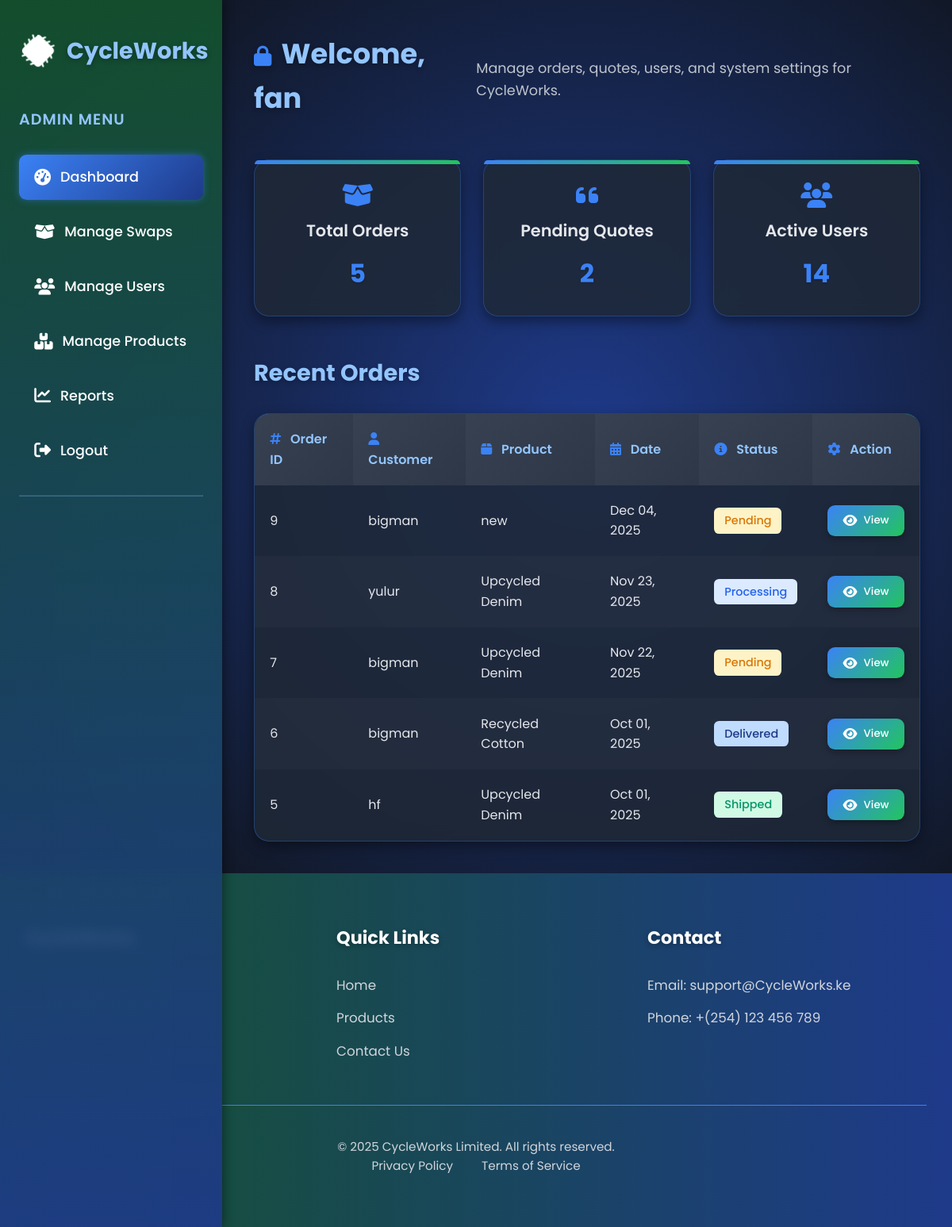
/admin-dashboard/ (signed in), run on the app's committed database.
### landingpage/models.py (models this page shows, shortened)
class Order(models.Model):
    user = models.ForeignKey(User, on_delete=models.CASCADE)
    product_name = models.CharField(max_length=100, null=True, blank=True)
    quantity = models.PositiveIntegerField()
    status = models.CharField(max_length=20, choices=[
        ('pending', 'Pending'),
        ('processing', 'Processing'),
        ('shipped', 'Shipped'),
        ('delivered', 'Delivered')
    ], default='pending')
    created_at = models.DateTimeField(auto_now_add=True)
    delivery_address = models.TextField()
    notes = models.TextField(blank=True, null=True)

### landingpage/views.py (the view)
# urls.py: path('admin-dashboard/', views.admin_dashboard, name='admin_dashboard'),
@login_required
@user_passes_test(lambda u: u.is_superuser, login_url='admin_login')
@login_required
def admin_dashboard(request):
    if not request.user.is_staff:
        messages.error(request, 'You do not have permission to access the admin dashboard.')
        return redirect('home')
    total_orders = Order.objects.count()
    pending_quotes = Order.objects.filter(status='pending').count() if Order else 0
    active_users = User.objects.filter(is_active=True).count()
    recent_orders = Order.objects.order_by('-created_at')[:5]  # Latest 5 orders
    context = {
        'total_orders': total_orders,
        'pending_quotes': pending_quotes,
        'active_users': active_users,
        'recent_orders': recent_orders,
    }
    return render(request, 'admin_dashboard.html', context)

### landingpage/templates/admin_dashboard.html (shortened to what this page needs)
{% load static %}
<!DOCTYPE html>
<html lang="en">
<head>
  <link rel="stylesheet" href="https://cdnjs.cloudflare.com/ajax/libs/font-awesome/6.5.1/css/all.min.css" />
</head>
<body>
  <div class="sidebar" id="sidebar">
    <div class="sidebar-header">
      <img src="{% static 'icons/sew.png' %}" alt="Tidy Pack Logo" />
      <span>CycleWorks</span>
    </div>
    <div class="sidebar-menu">
      <p>Admin Menu</p>
      <a href="{% url 'admin_dashboard' %}" class="active"><i class="fas fa-tachometer-alt"></i> Dashboard</a>
      <a href="{% url 'manage_orders' %}"><i class="fas fa-box-open"></i> Manage Swaps</a>
      <a href="{% url 'manage_users' %}"><i class="fas fa-users"></i> Manage Users</a>
      <a href="{% url 'product_manage' %}" class=""><i class="fas fa-boxes"></i> Manage Products</a>
      <a href="{% url 'reports' %}"><i class="fas fa-chart-line"></i> Reports</a>
      <a href="{% url 'admin_logout' %}"><i class="fas fa-sign-out-alt"></i> Logout</a>
      <hr style="border-color: #93c5fd; opacity: 0.3; margin: 1rem 0;">
    </div>
  </div>
  <div class="main-content">
    <div class="dashboard-header">
      <h1>Welcome, {{ user.username }}</h1>
      <p>Manage orders, quotes, users, and system settings for CycleWorks.</p>
    </div>
    <div class="dashboard-metrics">
      <div class="metric-card">
        <i class="fas fa-box-open"></i>
        <h3>Total Orders</h3>
        <p>{{ total_orders }}</p>
      </div>
      <div class="metric-card">
        <i class="fas fa-quote-left"></i>
        <h3>Pending Quotes</h3>
        <p>{{ pending_quotes }}</p>
      </div>
      <div class="metric-card">
        <i class="fas fa-users"></i>
        <h3>Active Users</h3>
        <p>{{ active_users }}</p>
      </div>
    </div>
    <div class="recent-orders">
      <h2>Recent Orders</h2>
      <div class="orders-table">
        <table>
          <thead>
            <tr>
              <th><i class="fas fa-hashtag"></i> Order ID</th>
              <th><i class="fas fa-user"></i> Customer</th>
              <th><i class="fas fa-box"></i> Product</th>
              <th><i class="fas fa-calendar-alt"></i> Date</th>
              <th><i class="fas fa-info-circle"></i> Status</th>
              <th><i class="fas fa-cog"></i> Action</th>
            </tr>
          </thead>
          <tbody>
            {% for order in recent_orders %}
              <tr>
                <td>{{ order.id }}</td>
                <td>{{ order.user.first_name|default:order.user.username }}</td>
                <td>{{ order.product_name|default:"No Product" }}</td>
                <td>{{ order.created_at|date:"M d, Y" }}</td>
                <td><span class="status {{ order.status }}">{{ order.get_status_display }}</span></td>
                <td>
                  <button onclick="showOrderDetails('{{ order.id }}', '{{ order.user.first_name|default:order.user.username|escapejs }}', '{{ order.product_name|default:'No Product'|escapejs }}', '{{ order.quantity }}', '{{ order.created_at|date:'M d, Y'|escapejs }}', '{{ order.delivery_address|default:'No Address'|escapejs }}', '{{ order.notes|default:'None'|escapejs }}', '{{ order.get_status_display|escapejs }}')"><i class="fas fa-eye"></i> View</button>
                </td>
              </tr>
            {% empty %}
              <tr>
                <td colspan="6" class="no-orders">No recent orders available.</td>
              </tr>
            {% endfor %}
          </tbody>
        </table>
      </div>
    </div>
  </div>
  <footer>
    <div class="footer-container">
      <div class="footer-section">
        <h3>CycleWorks</h3>
      </div>
      <div class="footer-section">
        <h3>Quick Links</h3>
        <a href="{% url 'home' %}">Home</a>
        <a href="{% url 'products' %}">Products</a>
        <a href="{% url 'contact' %}">Contact Us</a>
      </div>
      <div class="footer-section">
        <h3>Contact</h3>
        <p>Email: support@CycleWorks.ke</p>
        <p>Phone: +(254) 123 456 789</p>
      </div>
    </div>
    <div class="footer-bottom">
      <p>© 2025 CycleWorks Limited. All rights reserved.</p>
      <a href="#">Privacy Policy</a>
      <a href="#">Terms of Service</a>
    </div>
  </footer>
</body>
</html>

### data on the page
Order: id "9", user.first_name "bigman", product_name "new", created_at "Dec 04, 2025", status "Pending"
Order: id "8", user.first_name "yulur", product_name "Upcycled Denim", created_at "Nov 23, 2025", status "Processing"
Order: id "7", user.first_name "bigman", product_name "Upcycled Denim", created_at "Nov 22, 2025", status "Pending"
Order: id "6", user.first_name "bigman", product_name "Recycled Cotton", created_at "Oct 01, 2025", status "Delivered"
Order: id "5", user.first_name "hf", product_name "Upcycled Denim", created_at "Oct 01, 2025", status "Shipped"

### other printed values
{{ user.username }} "fan"
{{ total_orders }} "5"
{{ pending_quotes }} "2"
{{ active_users }} "14"
